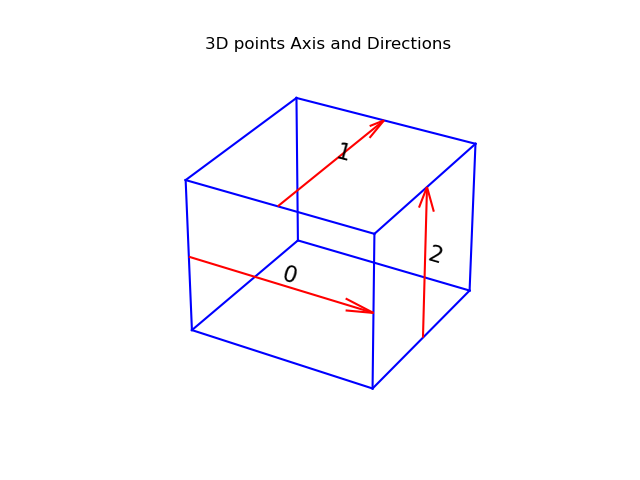

The script that drew this image:
from mpl_toolkits.mplot3d import Axes3D
import matplotlib.pyplot as plt
import numpy as np
from itertools import product, combinations


fig = plt.figure()
ax = fig.gca(projection='3d')

# draw cube
r = [-1, 1]
for s, e in combinations(np.array(list(product(r, r, r))), 2):
    if np.sum(np.abs(s-e)) == r[1]-r[0]:
        ax.plot3D(*zip(s, e), color="b")

    

# heads of the arrows with adjusted arrow head length
ax.quiver([-1, 0, 1], [-1, -1, 0], [0, 1, -1],
          [1, 0, 0], [0, 1, 0], [0, 0, 1],
          length=2, normalize=True,
          color='r', arrow_length_ratio=0.15)

ax.text(0, -1, 0, '0', zdir='x', fontsize=16)
ax.text(0, 0, 1, '1', zdir='x', fontsize=16)
ax.text(1, 0, 0, '2', zdir='x', fontsize=16)

ax.set_xlabel('X-axis')
ax.set_ylabel('Y-axis')
ax.set_zlabel('Z-axis')

ax.set_axis_off()
ax.set_title('3D points Axis and Directions')

plt.show()
